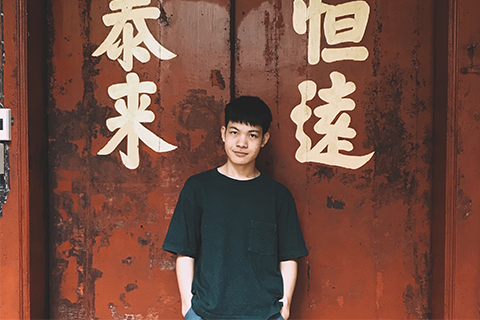
#> input picture tiny.png, 480 x 320 px
$ python 287-hw3-3.py   (older library calls are emulated)
#> lines starting #> are read from the running program, lines starting #| are printed output that depends on the picture
import cv2 as cv
import numpy as np
from matplotlib import pyplot as plt

# loading image
img = cv.imread('tiny.png',)
#> img is the input picture: shape (320, 480, 3); mean B, G, R 66.9, 78.8, 117.7

# converting to gray scale
gray = cv.cvtColor(img, cv.COLOR_BGR2GRAY)
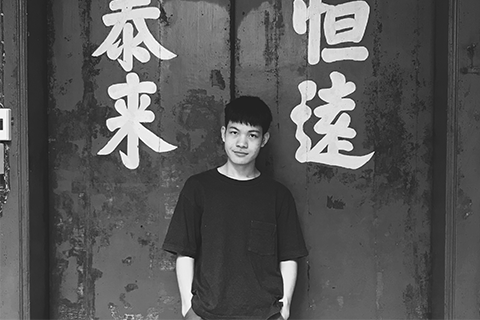
#> gray: shape (320, 480); min 0, max 255, mean 89.1

# remove noise
img = cv.GaussianBlur(gray,(3,3),0)
#> img: shape (320, 480)

# convolute with proper kernels
#แปลงภาพเป็นการไล่ระดับสีเราใช้cv2.CV_64F
laplacian = cv.Laplacian(img,cv.CV_64F)
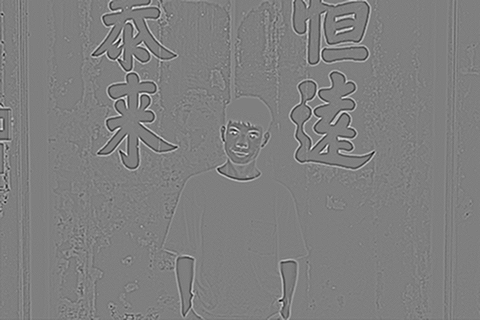
#> laplacian: shape (320, 480) float64; min -141, max 141, mean 0; drawn with min black and max white
sobelx = cv.Sobel(img,cv.CV_64F,1,0,ksize=5)  # x
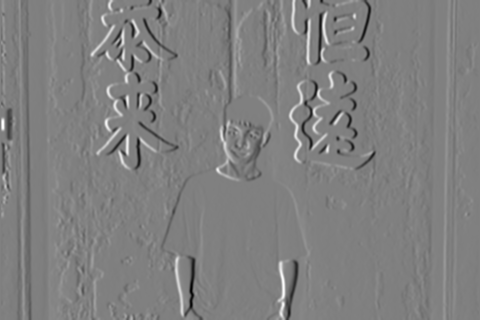
#> sobelx: shape (320, 480) float64; min -8146, max 8048, mean -9.7; drawn with min black and max white
sobely = cv.Sobel(img,cv.CV_64F,0,1,ksize=5)  # y
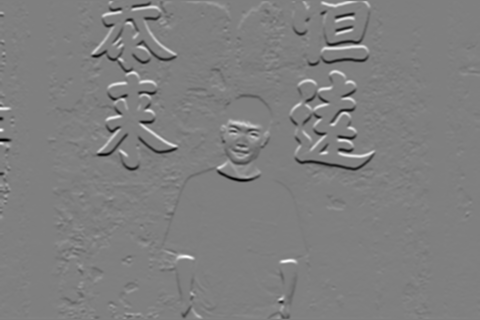
#> sobely: shape (320, 480) float64; min -8340, max 8330, mean 0.5; drawn with min black and max white


#สีสามารถกำหนดด้วยคีย์เวิร์ด colors ใน cmap
plt.subplot(221),plt.imshow(img,cmap = 'gray'),plt.title('Original')
plt.xticks([]), plt.yticks([])

plt.subplot(222),plt.imshow(laplacian,cmap = 'gray'),plt.title('Laplacian')
plt.xticks([]), plt.yticks([])

plt.subplot(223),plt.imshow(sobelx,cmap = 'gray'), plt.title('Sobel X')
plt.xticks([]), plt.yticks([])

plt.subplot(224),plt.imshow(sobely,cmap = 'gray'), plt.title('Sobel Y')
plt.xticks([]), plt.yticks([])

plt.show()
